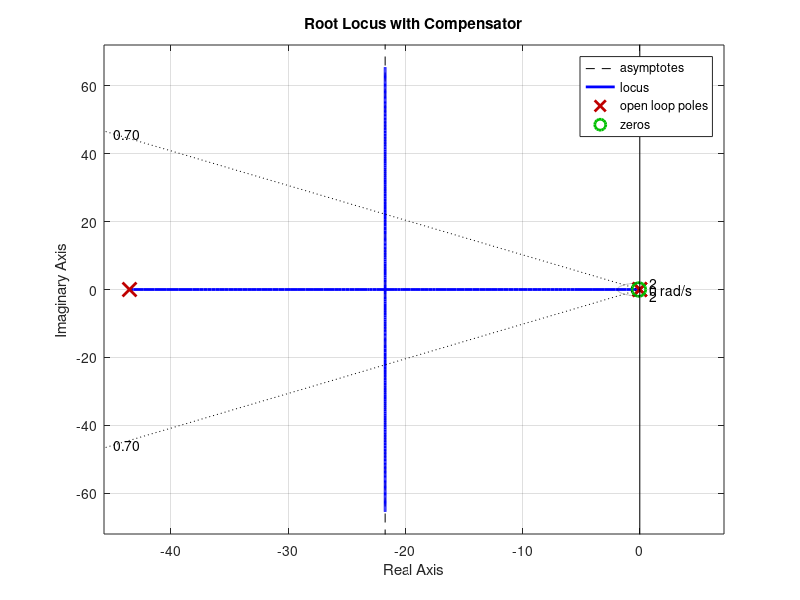
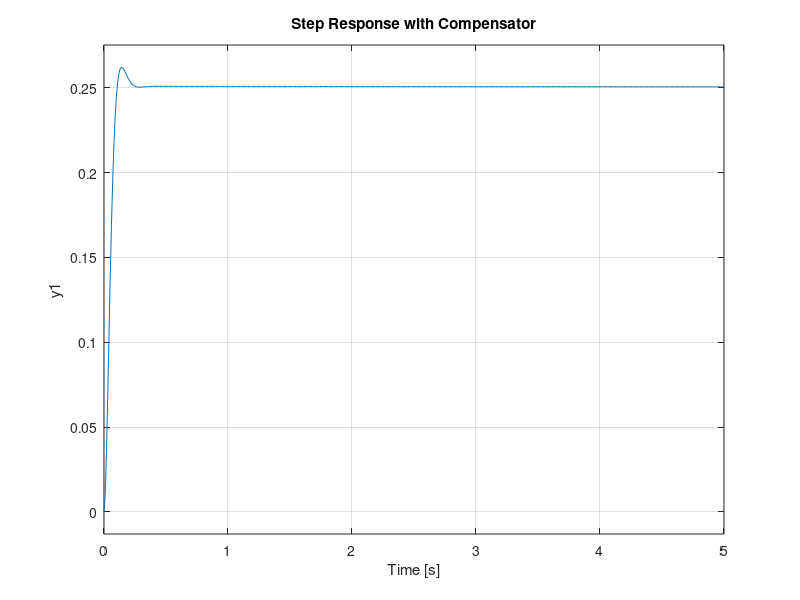

The MATLAB script that drew these images, in order: (Note: this script raises an error after producing the figures.)
% Parameters for the Ball and Beam system
m = 0.011;          % Mass of the ball (kg)
R = 0.015;          % Radius of the ball (m)
g = 9.81;           % Gravitational acceleration (m/s^2)
L = 0.30;           % Length of the beam (m)
d = 0.09;           % Distance from pivot (m)
J = (2/5) * m * R^2; % Moment of inertia of the ball

% Define the transfer function of the plant
s = tf('s');
P_ball = (m * g * d) / (L * (m + (J / R^2)) * s^2);

% Phase-lead compensator design
phi = 85;          % Desired phase margin (degrees)
wbw = 1.9;         % Bandwidth frequency (rad/s)
pmr = phi * pi / 180; % Convert phase margin to radians
a = (1 - sin(pmr)) / (1 + sin(pmr)); % Compute 'a'
T = sqrt(a) / wbw; % Compute 'T'
aT = 1 / (wbw * sqrt(a)); % Compute 'aT'
K = 0.87;          % Gain
C = K * (1 + aT * s) / (1 + T * s); % Compensator transfer function

% Plot root locus with compensator
figure;
rlocus(C * P_ball);
sgrid(0.70, 1.9); % Add damping ratio and natural frequency grid
title('Root Locus with Compensator');

% Closed-loop system
sys_cl = feedback(C * P_ball, 1);

% Step response
figure;
t = 0:0.01:5;
step(0.25 * sys_cl, t);
title('Step Response with Compensator');
grid on;

% Step response information
info = stepinfo(sys_cl);
fprintf('Maximum overshoot: %.2f %%\n', info.Overshoot);
fprintf('Settling time: %.4f seconds\n', info.SettlingTime);

% Bode plot of the open-loop system
figure;
bode(C * P_ball);
grid on;
title('Bode Plot of Open-Loop System');
